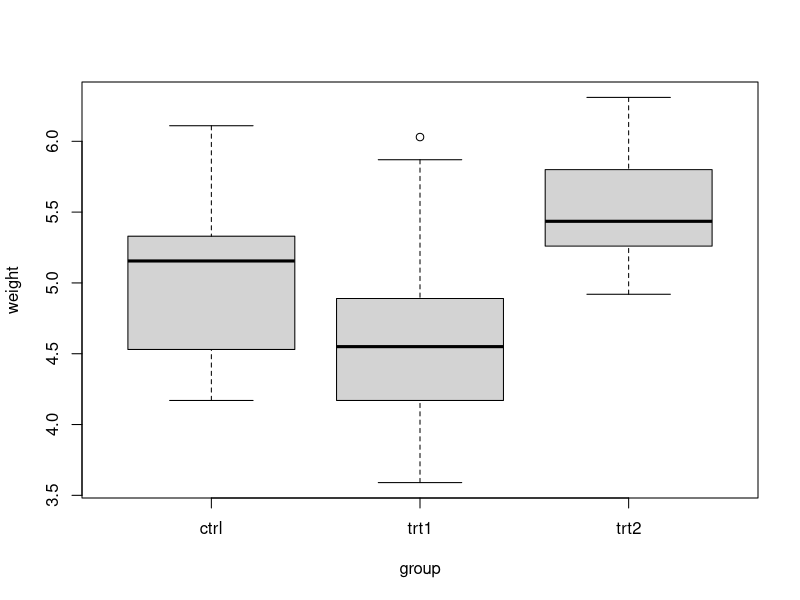
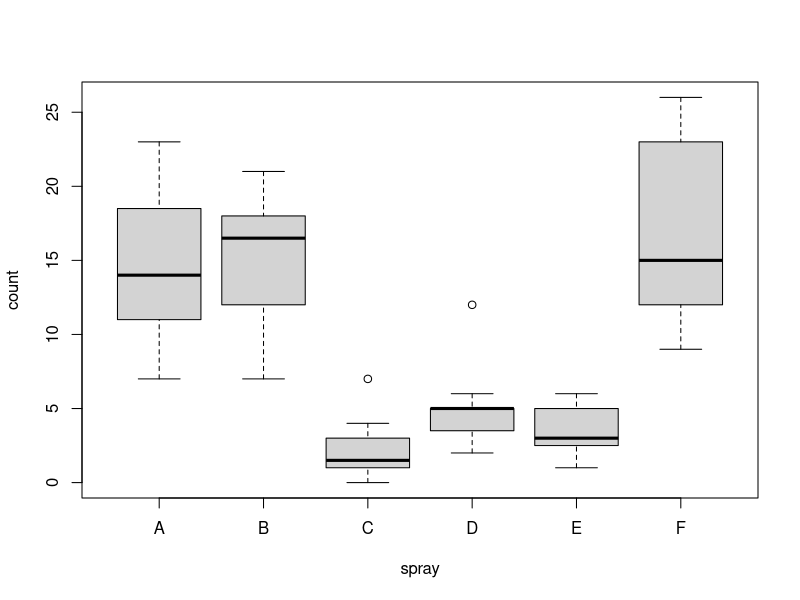
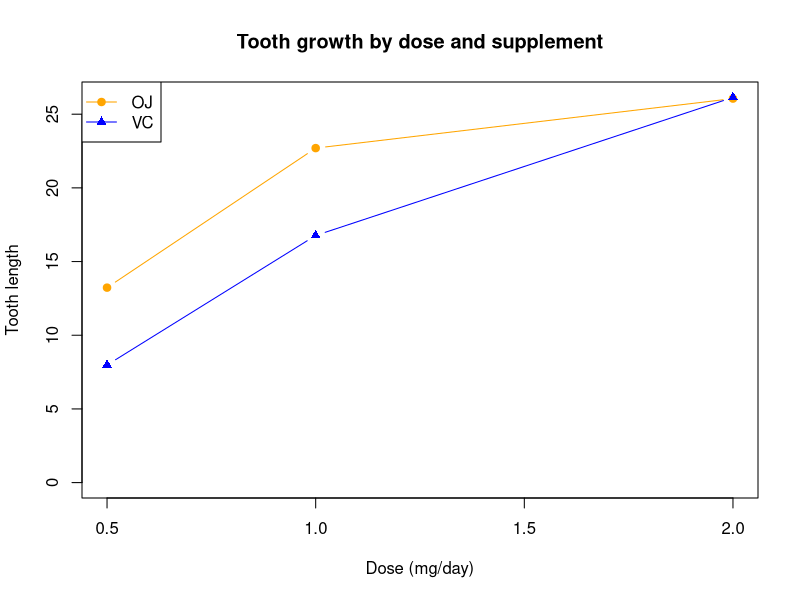

R code for these plots, in order:
# MTH441 Lab 8

# Problem 1
PlantGrowth
boxplot(weight ~ group, data = PlantGrowth)
# It appears as though the different levels have significantly different means

# Problem 2
weight1 <- PlantGrowth$weight[1:10]
m1 <- mean(weight1)
weight2 <- PlantGrowth$weight[11:20]
m2 <- mean(weight2)
weight3 <- PlantGrowth$weight[21:30]
m3 <- mean(weight3)
m <- mean(PlantGrowth$weight)

SS_Treatment <- 10*((m1-m)^2 + (m2-m)^2 + (m3-m)^2)
SS_Total <- 0
for (i in 1:30){
  SS_Total = SS_Total + (PlantGrowth$weight[i] - m)^2
}
SS_Error <- SS_Total - SS_Treatment
k <- 3
n <- 10
N <- 30
MS_Treatment <- SS_Treatment/(k-1)
MS_Error <- SS_Error/(N-k)
F0 <- MS_Treatment/MS_Error
pval <- pf(F0, k-1, N-k, lower.tail = FALSE)
SS_Treatment
SS_Error
MS_Treatment
MS_Error
F0
pval
# pval < 0.05, hence null hypothesis is rejected!

# Problem 3
one_way_aov <- aov(weight ~ group, data = PlantGrowth)
summary(one_way_aov)

# Problem 4
InsectSprays
boxplot(count ~ spray, data = InsectSprays)
one_way_aov <- aov(count ~ spray, data = InsectSprays)
summary(one_way_aov)
# Here also, null hypothesis is rejected! (aligns with what we would expect from the boxplot here too)

# Problem 5
?aov
y <- c(31, 27, 24, 31, 28, 31, 45, 29, 46, 21, 18, 48, 42, 36, 46, 32, 17, 40)
rest <- c(1,1,1,2,2,2,3,3,3,4,4,4,5,5,5,6,6,6)
item <- c(1,2,3,1,2,3,1,2,3,1,2,3,1,2,3,1,2,3)
data <- data.frame(y,rest,item)
data$rest <- as.factor(data$rest)
data$item <- as.factor(data$item)
RCBD_aov <- aov(y ~ rest+item, data)
summary(RCBD_aov)
# pval for item is less than 0.05 => null hypothesis rejected => all three are not equal!

# Problem 6
ToothGrowth
means <- aggregate(len ~ dose + supp, data = ToothGrowth, FUN = mean)
means
# Plot with lines for each supplement
plot(len ~ dose, data = subset(means, supp == "OJ"),
     type = "b", pch = 19, col = "orange", ylim = c(0, max(means$len)),
     xlab = "Dose (mg/day)", ylab = "Tooth length",
     main = "Tooth growth by dose and supplement")
lines(len ~ dose, data = subset(means, supp == "VC"),
      type = "b", pch = 17, col = "blue")
legend("topleft", legend = c("OJ", "VC"),
       col = c("orange", "blue"), pch = c(19, 17), lty = 1)
# as there is intersection in the graph, there is likely to be some interaction

# Problem 7
ToothGrowth$dose <- as.factor(ToothGrowth$dose)
two_way_aov <- aov(len ~ dose*supp, data = ToothGrowth)
summary(two_way_aov)
means
# we see that all three covariates are significant
# it matters which supplement we use - OJ having a higher mean, although both perform similarly at high doses
# it matters which dose we use - higher doses having higher means
# interaction does play a role
